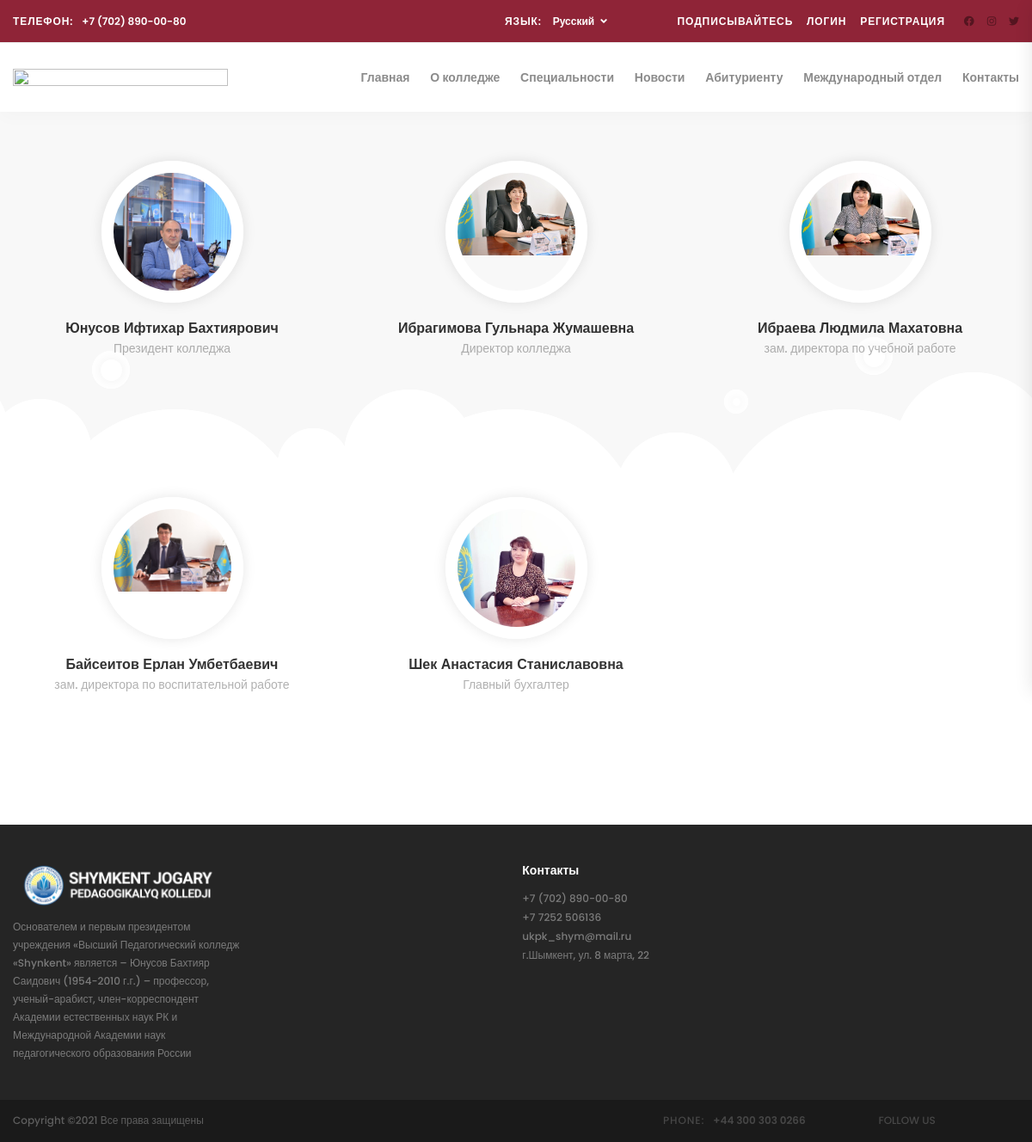
The app's page /employes/gov/ with its own data.
### employeesapp/models.py (models this page shows, shortened)
class Government(models.Model):
    name = models.CharField('Имя',max_length=255)
    age = models.IntegerField('Возраст')
    position = models.CharField('Должность',max_length=255)
    isimp = models.BooleanField('Важность')
    photo = models.ImageField('Фото',upload_to='government/')
    class Meta:
        verbose_name = 'Руководство колледжа'
        verbose_name_plural = 'Руководство колледжа'

### employeesapp/views.py (the view)
# urls.py: path('gov/',indexG,name='indexG'),
def indexG(request):
    imps = Government.objects.all()
    data = {
        'imps':imps
    }
    return render(request,'government/index.html',data)

### templates/government/index.html (shortened to what this page needs)
{% extends 'layouts/app2.html' %}
{% block content %}
{% load static %}
	<div class="instructors">
		<div class="container">
			<div class="row">
				<div class="col">
					<h2 class="section_title text-center">Наши руководители</h2>
				</div>
			</div>
			<div class="row instructors_row">
				{% for imp in imps %}
				<div class="col-lg-4 instructor_col">
					<div class="instructor text-center">
						<div class="instructor_image_container">
							<div class="instructor_image"><img src="{{imp.photo.url}}" alt=""></div>
						</div>
						<div class="instructor_name"><a href="instructors.html">{{imp.name}}</a></div>
						<div class="instructor_title">{{imp.position}}</div>
						<div class="instructor_social">
							<ul>
								<li><a href="#"><i class="fa fa-facebook" aria-hidden="true"></i></a></li>
								<li><a href="#"><i class="fa fa-instagram" aria-hidden="true"></i></a></li>
								<li><a href="#"><i class="fa fa-twitter" aria-hidden="true"></i></a></li>
							</ul>
						</div>
					</div>
				</div>
				{% endfor %}
			</div>
		</div>
	</div>
{% endblock %}

### static/styles/main_styles.css (style rules this page uses)
* { margin: 0; padding: 0; -webkit-font-smoothing: antialiased; -webkit-text-shadow: rgba(0,0,0,.01) 0 0 1px; text-shadow: rgba(0,0,0,.01) 0 0 1px; }
body { font-family: 'Poppins', sans-serif; font-size: 14px; font-weight: 400; background: #FFFFFF; color: #a5a5a5; }
div { display: block; position: relative; -webkit-box-sizing: border-box; -moz-box-sizing: border-box; box-sizing: border-box; }
ul { list-style: none; margin-bottom: 0px; }
a, a:hover, a:visited, a:active, a:link { text-decoration: none; -webkit-font-smoothing: antialiased; -webkit-text-shadow: rgba(0,0,0,.01) 0 0 1px; text-shadow: rgba(0,0,0,.01) 0 0 1px; }
h2 { font-size: 30px; }
h1, h2, h3, h4, h5, h6 { font-family: 'Montserrat', sans-serif; font-weight: 700; color: #000000; -webkit-font-smoothing: antialiased; -webkit-text-shadow: rgba(0,0,0,.01) 0 0 1px; text-shadow: rgba(0,0,0,.01) 0 0 1px; }
.instructors { width: 100%; padding-top: 88px; padding-bottom: 30px; background: #f8f8f8; }
.instructors_row { margin-top: 79px; }
.instructor { padding-top: 40px; padding-bottom: 34px; padding-left: 30px; padding-right: 30px; }
.instructor_image_container { width: 165px; height: 165px; border: solid 14px #FFFFFF; border-radius: 50%; overflow: hidden; box-shadow: 0px 0px 15px rgba(0,0,0,0.1); margin-left: auto; margin-right: auto; }
.instructor_image { position: absolute; top: -14px; left: -14px; width: 165px; height: 165px; }
.instructor_image img { max-width: 100%; }
.instructor_name { margin-top: 18px; }
.instructor_name a { font-family: 'Montserrat', sans-serif; font-size: 20px; color: rgba(0,0,0,0.9); font-weight: 700; -webkit-transition: all 200ms ease; -moz-transition: all 200ms ease; -ms-transition: all 200ms ease; -o-transition: all 200ms ease; transition: all 200ms ease; }
.instructor_title { font-size: 14px; font-weight: 500; color: rgba(0,0,0,0.3); margin-top: 5px; }
.instructor_social { margin-top: 22px; }
.instructor_social ul li { display: inline-block; }
.instructor_social ul li:not(:last-child) { margin-right: 5px; }
.instructor_social ul li a i { font-size: 14px; color: #4f47e2; padding: 6px; -webkit-transition: all 200ms ease; -moz-transition: all 200ms ease; -ms-transition: all 200ms ease; -o-transition: all 200ms ease; transition: all 200ms ease; }
.instructors { width: 100%; }
.instructors_row { margin-top: 15px; }
.instructor { width: 100%; margin-bottom: 40px; }
.instructor_name a { font-size: 16px; font-weight: 700; color: rgba(0,0,0,0.8); -webkit-transition: all 200ms ease; -moz-transition: all 200ms ease; -ms-transition: all 200ms ease; -o-transition: all 200ms ease; transition: all 200ms ease; }
.instructor_title { margin-top: 1px; }

### static/styles/custom.css (style rules this page uses)
.container { max-width: 1400px; }

### records on screen
Government: photo (picture), name "Юнусов Ифтихар Бахтиярович", position "Президент колледжа"
Government: photo (picture), name "Ибрагимова Гульнара Жумашевна", position "Директор колледжа"
Government: photo (picture), name "Ибраева Людмила Махатовна", position "зам. директора по учебной работе"
Government: photo (picture), name "Байсеитов Ерлан Умбетбаевич", position "зам. директора по воспитательной работе"
Government: photo (picture), name "Шек Анастасия Станиславовна", position "Главный бухгалтер"
